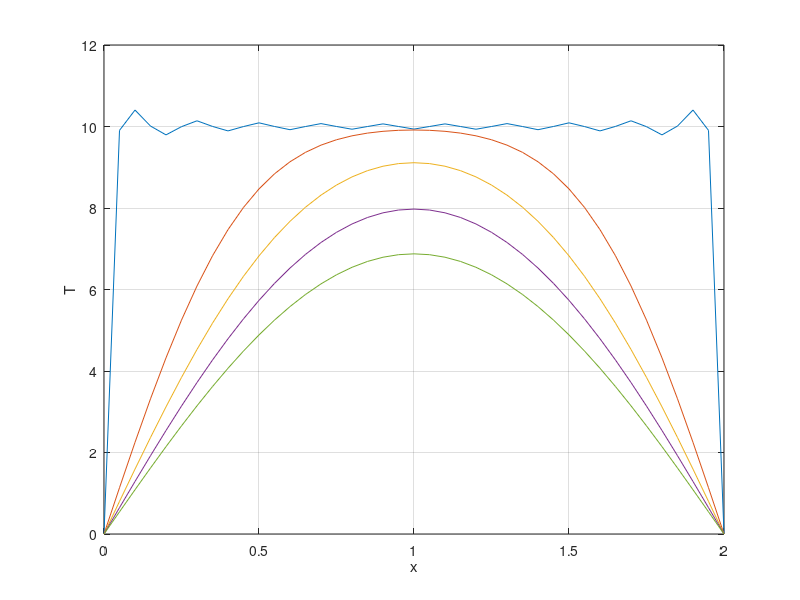

The MATLAB script that drew this image:
%% ME 3001 - Mechanical Engineering Analysis
%
% Tristan Hill - Modified from Dr. Han
%
% Solving Linear, 2nd order Partial Differential Equations
%   using Separation of Variables and the Fourier Series 
%
% Example: 1D Transient Conduction
%% 

clc
close all
clear all

L=2; %length of solid
n=40;%number of divisions
dx=L/n;%increment of x dimension,(m) 
x=0:dx:L;%x-coordinate

k=400; %conductivity of copper (wire)
cp=400; %specific heat
ro=8000; %density
alpha=sqrt(k/(ro*cp));

M=10; %inital temp

plotT=[]; %store T for ploting afterwards

dt=10;
for t=0:dt:2000
    sum=0;
    for n=1:100
        sum=sum+(1/n)*(1-cos(n*pi))*sin(n*pi*x/L)*exp(-(alpha*n*pi/L)^2*t);
    end
    
    T=2*M/pi*sum;
    
    if t==0
        plotT=[plotT T']; %initial temp
        isave=1;
    end
    
    if isave==50
        plotT=[plotT T']; %save T
        isave=1;%reset the save counter
    else
        isave=isave+1;
    end
    
end

plot(x,plotT)
xlabel('x')
ylabel('T')
grid on
